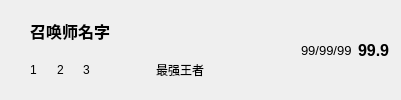
         <widget class="QWidget" name="widget_16" native="true">
          <layout class="QHBoxLayout" name="horizontalLayout_50">
           <item>
            <widget class="QLabel" name="label_133">
             <property name="maximumSize">
              <size>
               <width>45</width>
               <height>45</height>
              </size>
             </property>
             <property name="text">
              <string/>
             </property>
             <property name="pixmap">
              <pixmap resource="../data/data.qrc">:/hero/202.png</pixmap>
             </property>
             <property name="scaledContents">
              <bool>true</bool>
             </property>
            </widget>
           </item>
           <item>
            <layout class="QVBoxLayout" name="verticalLayout_24">
             <property name="spacing">
              <number>0</number>
             </property>
             <property name="leftMargin">
              <number>6</number>
             </property>
             <property name="bottomMargin">
              <number>0</number>
             </property>
             <item>
              <widget class="QLabel" name="label_134">
               <property name="font">
                <font>
                 <pointsize>12</pointsize>
                 <weight>75</weight>
                 <bold>true</bold>
                </font>
               </property>
               <property name="text">
                <string>召唤师名字</string>
               </property>
              </widget>
             </item>
             <item>
              <layout class="QHBoxLayout" name="horizontalLayout_51">
               <property name="spacing">
                <number>0</number>
               </property>
               <item>
                <widget class="QLabel" name="label_135">
                 <property name="text">
                  <string>1</string>
                 </property>
                </widget>
               </item>
               <item>
                <widget class="QLabel" name="label_136">
                 <property name="text">
                  <string>2</string>
                 </property>
                </widget>
               </item>
               <item>
                <widget class="QLabel" name="label_137">
                 <property name="text">
                  <string>3</string>
                 </property>
                </widget>
               </item>
              </layout>
             </item>
            </layout>
           </item>
           <item>
            <spacer name="horizontalSpacer_47">
             <property name="orientation">
              <enum>Qt::Horizontal</enum>
             </property>
             <property name="sizeHint" stdset="0">
              <size>
               <width>40</width>
               <height>20</height>
              </size>
             </property>
            </spacer>
           </item>
           <item>
            <layout class="QVBoxLayout" name="verticalLayout_25">
             <property name="spacing">
              <number>0</number>
             </property>
             <item>
              <widget class="QLabel" name="label_138">
               <property name="maximumSize">
                <size>
                 <width>50</width>
                 <height>40</height>
                </size>
               </property>
               <property name="text">
                <string/>
               </property>
               <property name="pixmap">
                <pixmap resource="../data/data.qrc">:/tier/challenger.png</pixmap>
               </property>
               <property name="scaledContents">
                <bool>true</bool>
               </property>
               <property name="alignment">
                <set>Qt::AlignCenter</set>
               </property>
              </widget>
             </item>
             <item>
              <widget class="QLabel" name="label_139">
               <property name="text">
                <string>最强王者</string>
               </property>
               <property name="alignment">
                <set>Qt::AlignCenter</set>
               </property>
              </widget>
             </item>
            </layout>
           </item>
           <item>
            <widget class="QLabel" name="label_140">
             <property name="maximumSize">
              <size>
               <width>35</width>
               <height>35</height>
              </size>
             </property>
             <property name="text">
              <string/>
             </property>
             <property name="pixmap">
              <pixmap resource="../data/data.qrc">:/items/3083.png</pixmap>
             </property>
             <property name="scaledContents">
              <bool>true</bool>
             </property>
            </widget>
           </item>
           <item>
            <widget class="QLabel" name="label_141">
             <property name="maximumSize">
              <size>
               <width>35</width>
               <height>35</height>
              </size>
             </property>
             <property name="text">
              <string/>
             </property>
             <property name="pixmap">
              <pixmap resource="../data/data.qrc">:/items/3083.png</pixmap>
             </property>
             <property name="scaledContents">
              <bool>true</bool>
             </property>
            </widget>
           </item>
           <item>
            <widget class="QLabel" name="label_142">
             <property name="maximumSize">
              <size>
               <width>35</width>
               <height>35</height>
              </size>
             </property>
             <property name="text">
              <string/>
             </property>
             <property name="pixmap">
              <pixmap resource="../data/data.qrc">:/items/3083.png</pixmap>
             </property>
             <property name="scaledContents">
              <bool>true</bool>
             </property>
            </widget>
           </item>
           <item>
            <widget class="QLabel" name="label_143">
             <property name="maximumSize">
              <size>
               <width>35</width>
               <height>35</height>
              </size>
             </property>
             <property name="text">
              <string/>
             </property>
             <property name="pixmap">
              <pixmap resource="../data/data.qrc">:/items/3083.png</pixmap>
             </property>
             <property name="scaledContents">
              <bool>true</bool>
             </property>
            </widget>
           </item>
           <item>
            <widget class="QLabel" name="label_144">
             <property name="maximumSize">
              <size>
               <width>35</width>
               <height>35</height>
              </size>
             </property>
             <property name="text">
              <string/>
             </property>
             <property name="pixmap">
              <pixmap resource="../data/data.qrc">:/items/3083.png</pixmap>
             </property>
             <property name="scaledContents">
              <bool>true</bool>
             </property>
            </widget>
           </item>
           <item>
            <widget class="QLabel" name="label_145">
             <property name="maximumSize">
              <size>
               <width>35</width>
               <height>35</height>
              </size>
             </property>
             <property name="text">
              <string/>
             </property>
             <property name="pixmap">
              <pixmap resource="../data/data.qrc">:/items/3083.png</pixmap>
             </property>
             <property name="scaledContents">
              <bool>true</bool>
             </property>
            </widget>
           </item>
           <item>
            <widget class="QLabel" name="label_146">
             <property name="maximumSize">
              <size>
               <width>35</width>
               <height>35</height>
              </size>
             </property>
             <property name="text">
              <string/>
             </property>
             <property name="pixmap">
              <pixmap resource="../data/data.qrc">:/items/3083.png</pixmap>
             </property>
             <property name="scaledContents">
              <bool>true</bool>
             </property>
            </widget>
           </item>
           <item>
            <widget class="QLabel" name="label_147">
             <property name="font">
              <font>
               <pointsize>10</pointsize>
               <weight>50</weight>
               <bold>false</bold>
              </font>
             </property>
             <property name="text">
              <string>99/99/99</string>
             </property>
            </widget>
           </item>
           <item>
            <widget class="QLabel" name="label_148">
             <property name="font">
              <font>
               <pointsize>12</pointsize>
               <weight>75</weight>
               <bold>true</bold>
              </font>
             </property>
             <property name="text">
              <string>99.9</string>
             </property>
            </widget>
           </item>
          </layout>
         </widget>
